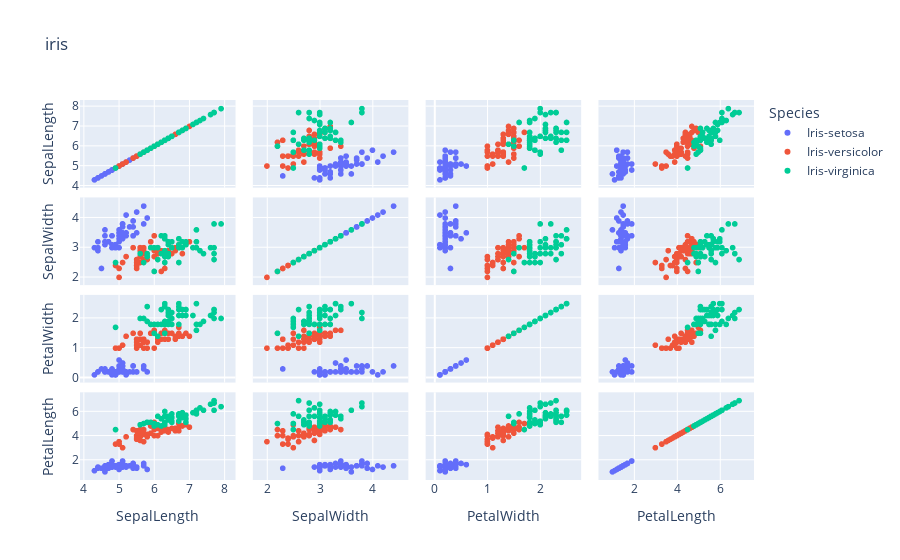

The code cell stored with this chart in its notebook:
### Code cell
px.scatter_matrix(iris,color='Species',title='iris',dimensions=['SepalLength','SepalWidth','PetalWidth','PetalLength'])

### Figure 1 — Plotly figure (JSON) as saved in the notebook; plotly's stock layout.template omitted (floating-point values rounded to 4 significant figures)
{"data": [{"dimensions": [{"axis": {"matches": true}, "label": "SepalLength", "values": [5.1, 4.9, 4.7, 4.6, 5, 5.4, 4.6, 5, 4.4, 4.9, 5.4, 4.8, 4.8, 4.3, 5.8, 5.7, 5.4, 5.1, 5.7, 5.1, 5.4, 5.1, 4.6, 5.1, 4.8, 5, 5, 5.2, 5.2, 4.7, 4.8, 5.4, 5.2, 5.5, 4.9, 5, 5.5, 4.9, 4.4, 5.1, 5, 4.5, 4.4, 5, 5.1, 4.8, 5.1, 4.6, 5.3, 5]}, {"axis": {"matches": true}, "label": "SepalWidth", "values": [3.5, 3, 3.2, 3.1, 3.6, 3.9, 3.4, 3.4, 2.9, 3.1, 3.7, 3.4, 3, 3, 4, 4.4, 3.9, 3.5, 3.8, 3.8, 3.4, 3.7, 3.6, 3.3, 3.4, 3, 3.4, 3.5, 3.4, 3.2, 3.1, 3.4, 4.1, 4.2, 3.1, 3.2, 3.5, 3.1, 3, 3.4, 3.5, 2.3, 3.2, 3.5, 3.8, 3, 3.8, 3.2, 3.7, 3.3]}, {"axis": {"matches": true}, "label": "PetalWidth", "values": [0.2, 0.2, 0.2, 0.2, 0.2, 0.4, 0.3, 0.2, 0.2, 0.1, 0.2, 0.2, 0.1, 0.1, 0.2, 0.4, 0.4, 0.3, 0.3, 0.3, 0.2, 0.4, 0.2, 0.5, 0.2, 0.2, 0.4, 0.2, 0.2, 0.2, 0.2, 0.4, 0.1, 0.2, 0.1, 0.2, 0.2, 0.1, 0.2, 0.2, 0.3, 0.3, 0.2, 0.6, 0.4, 0.3, 0.2, 0.2, 0.2, 0.2]}, {"axis": {"matches": true}, "label": "PetalLength", "values": [1.4, 1.4, 1.3, 1.5, 1.4, 1.7, 1.4, 1.5, 1.4, 1.5, 1.5, 1.6, 1.4, 1.1, 1.2, 1.5, 1.3, 1.4, 1.7, 1.5, 1.7, 1.5, 1, 1.7, 1.9, 1.6, 1.6, 1.5, 1.4, 1.6, 1.6, 1.5, 1.5, 1.4, 1.5, 1.2, 1.3, 1.5, 1.3, 1.5, 1.3, 1.3, 1.3, 1.6, 1.9, 1.4, 1.6, 1.4, 1.5, 1.4]}], "hovertemplate": "Species=Iris-setosa<br>%{xaxis.title.text}=%{x}<br>%{yaxis.title.text}=%{y}<extra></extra>", "legendgroup": "Iris-setosa", "marker": {"color": "#636efa", "symbol": "circle"}, "name": "Iris-setosa", "showlegend": true, "type": "splom"}, {"dimensions": [{"axis": {"matches": true}, "label": "SepalLength", "values": [7, 6.4, 6.9, 5.5, 6.5, 5.7, 6.3, 4.9, 6.6, 5.2, 5, 5.9, 6, 6.1, 5.6, 6.7, 5.6, 5.8, 6.2, 5.6, 5.9, 6.1, 6.3, 6.1, 6.4, 6.6, 6.8, 6.7, 6, 5.7, 5.5, 5.5, 5.8, 6, 5.4, 6, 6.7, 6.3, 5.6, 5.5, 5.5, 6.1, 5.8, 5, 5.6, 5.7, 5.7, 6.2, 5.1, 5.7]}, {"axis": {"matches": true}, "label": "SepalWidth", "values": [3.2, 3.2, 3.1, 2.3, 2.8, 2.8, 3.3, 2.4, 2.9, 2.7, 2, 3, 2.2, 2.9, 2.9, 3.1, 3, 2.7, 2.2, 2.5, 3.2, 2.8, 2.5, 2.8, 2.9, 3, 2.8, 3, 2.9, 2.6, 2.4, 2.4, 2.7, 2.7, 3, 3.4, 3.1, 2.3, 3, 2.5, 2.6, 3, 2.6, 2.3, 2.7, 3, 2.9, 2.9, 2.5, 2.8]}, {"axis": {"matches": true}, "label": "PetalWidth", "values": [1.4, 1.5, 1.5, 1.3, 1.5, 1.3, 1.6, 1, 1.3, 1.4, 1, 1.5, 1, 1.4, 1.3, 1.4, 1.5, 1, 1.5, 1.1, 1.8, 1.3, 1.5, 1.2, 1.3, 1.4, 1.4, 1.7, 1.5, 1, 1.1, 1, 1.2, 1.6, 1.5, 1.6, 1.5, 1.3, 1.3, 1.3, 1.2, 1.4, 1.2, 1, 1.3, 1.2, 1.3, 1.3, 1.1, 1.3]}, {"axis": {"matches": true}, "label": "PetalLength", "values": [4.7, 4.5, 4.9, 4, 4.6, 4.5, 4.7, 3.3, 4.6, 3.9, 3.5, 4.2, 4, 4.7, 3.6, 4.4, 4.5, 4.1, 4.5, 3.9, 4.8, 4, 4.9, 4.7, 4.3, 4.4, 4.8, 5, 4.5, 3.5, 3.8, 3.7, 3.9, 5.1, 4.5, 4.5, 4.7, 4.4, 4.1, 4, 4.4, 4.6, 4, 3.3, 4.2, 4.2, 4.2, 4.3, 3, 4.1]}], "hovertemplate": "Species=Iris-versicolor<br>%{xaxis.title.text}=%{x}<br>%{yaxis.title.text}=%{y}<extra></extra>", "legendgroup": "Iris-versicolor", "marker": {"color": "#EF553B", "symbol": "circle"}, "name": "Iris-versicolor", "showlegend": true, "type": "splom"}, {"dimensions": [{"axis": {"matches": true}, "label": "SepalLength", "values": [6.3, 5.8, 7.1, 6.3, 6.5, 7.6, 4.9, 7.3, 6.7, 7.2, 6.5, 6.4, 6.8, 5.7, 5.8, 6.4, 6.5, 7.7, 7.7, 6, 6.9, 5.6, 7.7, 6.3, 6.7, 7.2, 6.2, 6.1, 6.4, 7.2, 7.4, 7.9, 6.4, 6.3, 6.1, 7.7, 6.3, 6.4, 6, 6.9, 6.7, 6.9, 5.8, 6.8, 6.7, 6.7, 6.3, 6.5, 6.2, 5.9]}, {"axis": {"matches": true}, "label": "SepalWidth", "values": [3.3, 2.7, 3, 2.9, 3, 3, 2.5, 2.9, 2.5, 3.6, 3.2, 2.7, 3, 2.5, 2.8, 3.2, 3, 3.8, 2.6, 2.2, 3.2, 2.8, 2.8, 2.7, 3.3, 3.2, 2.8, 3, 2.8, 3, 2.8, 3.8, 2.8, 2.8, 2.6, 3, 3.4, 3.1, 3, 3.1, 3.1, 3.1, 2.7, 3.2, 3.3, 3, 2.5, 3, 3.4, 3]}, {"axis": {"matches": true}, "label": "PetalWidth", "values": [2.5, 1.9, 2.1, 1.8, 2.2, 2.1, 1.7, 1.8, 1.8, 2.5, 2, 1.9, 2.1, 2, 2.4, 2.3, 1.8, 2.2, 2.3, 1.5, 2.3, 2, 2, 1.8, 2.1, 1.8, 1.8, 1.8, 2.1, 1.6, 1.9, 2, 2.2, 1.5, 1.4, 2.3, 2.4, 1.8, 1.8, 2.1, 2.4, 2.3, 1.9, 2.3, 2.5, 2.3, 1.9, 2, 2.3, 1.8]}, {"axis": {"matches": true}, "label": "PetalLength", "values": [6, 5.1, 5.9, 5.6, 5.8, 6.6, 4.5, 6.3, 5.8, 6.1, 5.1, 5.3, 5.5, 5, 5.1, 5.3, 5.5, 6.7, 6.9, 5, 5.7, 4.9, 6.7, 4.9, 5.7, 6, 4.8, 4.9, 5.6, 5.8, 6.1, 6.4, 5.6, 5.1, 5.6, 6.1, 5.6, 5.5, 4.8, 5.4, 5.6, 5.1, 5.1, 5.9, 5.7, 5.2, 5, 5.2, 5.4, 5.1]}], "hovertemplate": "Species=Iris-virginica<br>%{xaxis.title.text}=%{x}<br>%{yaxis.title.text}=%{y}<extra></extra>", "legendgroup": "Iris-virginica", "marker": {"color": "#00cc96", "symbol": "circle"}, "name": "Iris-virginica", "showlegend": true, "type": "splom"}], "layout": {"dragmode": "select", "legend": {"title": {"text": "Species"}, "tracegroupgap": 0}, "title": {"text": "iris"}}}
